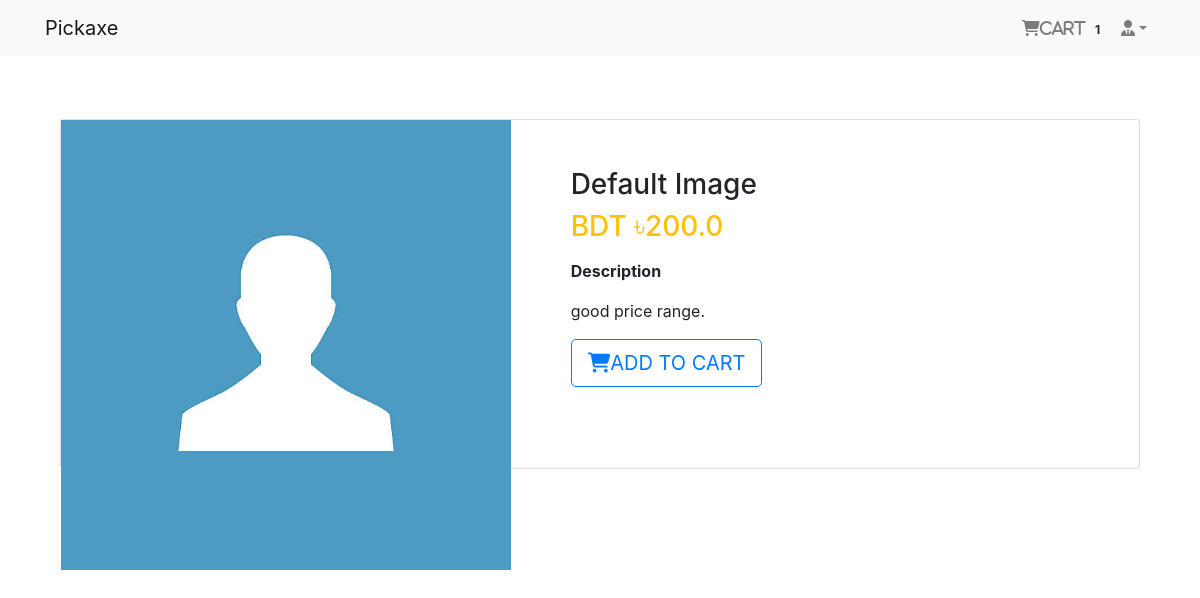
Screenshot of /product/10 (signed in) with the database file from the repository.
### login_app/models.py (models this page shows, shortened)
class User(AbstractBaseUser, PermissionsMixin):
    email = models.EmailField(unique=True, null=False)
    is_staff = models.BooleanField(
        gettext_lazy('staff status'),
        default=False,
        help_text=gettext_lazy('Designates whether the user can log in this site')
    )
    is_active = models.BooleanField(
        gettext_lazy('active'),
        default=True,
        help_text=gettext_lazy(
            'Designates whether this user should be treated as active. Unselect this instead of deleting')
    )
    USERNAME_FIELD = 'email'
    object = MyUserManager()

### order_app/models.py (models this page shows, shortened)
class Order(models.Model):
    order_items = models.ManyToManyField(Cart)
    user = models.ForeignKey(settings.AUTH_USER_MODEL,on_delete=models.CASCADE)
    ordered = models.BooleanField(default=False)
    created = models.DateTimeField(auto_now_add=True)
    paymentId = models.CharField(max_length=264, blank=True,null=True)
    orderId = models.CharField(max_length=200, blank=True,null=True)

### shop_app/models.py (models this page shows, shortened)
class Product(models.Model):
    main_image = models.ImageField(upload_to='products/')
    name = models.CharField(max_length=264)
    category = models.ForeignKey(Category, on_delete=models.CASCADE, related_name='category')
    preview_text = models.TextField(max_length=200, verbose_name='Preview Text')
    detail_text = models.TextField(max_length=1000, verbose_name='Description')
    price = models.FloatField()
    old_price = models.FloatField(default=0.00)
    created = models.DateTimeField(auto_now_add=True)
    class Meta:
        ordering = ['-created',]

### shop_app/views.py (the view)
# urls.py: path('product/<pk>', views.ProductDetail.as_view(), name='product-detail'),
class ProductDetail(LoginRequiredMixin, DeleteView):
    model = Product
    template_name = 'shop_app/product_detail.html'

### order_app/templatetags/cart_tag.py (called while the page is built)
@register.filter
def cart_total(user):
    order = Order.objects.filter(user=user, ordered=False)
    if order.exists():
        return order[0].order_items.count()
    else:
        return 0

### templates/shop_app/product_detail.html
{% extends 'base.html' %}
{% block body_block %}
    <div class="container my-5">
        <div class="card">
            <div class="row">
                <aside class="col-sm-5 border-right">
                    <article class="gallery-wrap">
                        <div class="img-big-wrap">
                            <div>
                                <a href=""><img src="{{ object.main_image.url }}" style="width:450px" alt=""></a>
                            </div>
                        </div>
                    </article>
                </aside>
                <aside class="col-sm-7">
                    <article class="card-body p-5">
                        <h3 class="title mp-3">{{ object.name }}</h3>
                        <p class="price-detail-wrap">
                            <span class="price h3 text-warning">
                                <span class="currency">BDT &#2547;</span><span class="num">{{ object.price }}</span>
                            </span>
                        </p>
                        <dl class="item-property">
                            <dt>Description</dt>
                            <dd>
                                <p>{{ object.detail_text|linebreaks }}</p>
                            </dd>
                        </dl>
                        <a class="btn btn-lg btn-outline-primary text-uppercase" href="{% url 'order_app:add-to-cart' object.pk %}"> <i class="fas fa-shopping-cart"></i>Add to Cart</a>
                    </article>
                </aside>
            </div>
        </div>
    </div>
{% endblock %}

### templates/navbar.html (shortened to what this page needs)
{% load cart_tag %}
<nav class="navbar navbar-expand-lg navbar-light bg-light">
    <nav class="container">
        <a class="navbar-brand" href="{% url 'shop_app:home' %}">Pickaxe</a>
        <div class="collapse navbar-collapse" id="navbarNav">
            <ul class="navbar-nav ml-auto">
                {% if request.user.is_authenticated %}
                    <li class="nav-item">
                    <a href="{% url 'order_app:cart-view' %}" class="nav-link">
                        <i class="fa fa-shopping-cart">Cart</i>
                        <span class="badge badge-light">{{ request.user | cart_total }}</span>
                    </a>
                    </li>
                    <li class="nav-item dropdown">
                        <a class="nav-link dropdown-toggle" href="#" id="navbarDropdown" role="button"
                           data-toggle="dropdown"
                           aria-haspopup="true" aria-expanded="false"><i
                                class="fas fa-user-tie"></i>{{ reuquest.user.profile.username }}</a>
                    </li>
                {% else %}
                    <li class="nav-item">
                    <a href="{% url 'login_app:login' %}" class="btn btn-primary">Login</a>
                    </li>
                {% endif %}
            </ul>
        </div>
    </nav>
</nav>

### static/main.css (style rules this page uses)
.gallery-wrap .img-big-wrap img { height: 450px; width: auto; display: inline-block; cursor: zoom-in; }

### templates/base.html (style rules this page uses)
.card { height: 350px; }

### rows the page displays
User: user|cart_total "1"
Product: main_image (placeholder picture), name "Default Image", price "200.0", detail_text "good price range."
